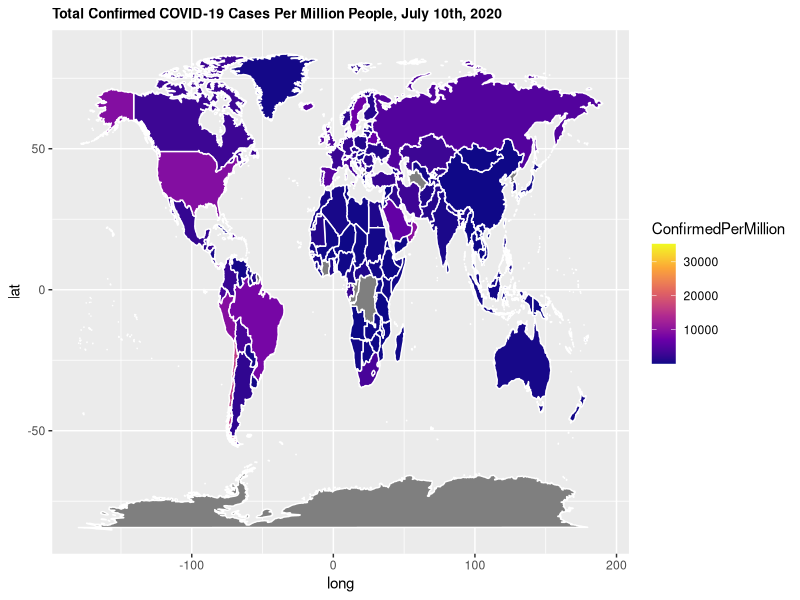

The R source for this figure: (Note: this script raises an error after producing the figure.)
#Packages
library(tidyverse)
library(maps)
install.packages("maps")

#Step 1. Read in world map
world_map = map_data("world")

table(world_map$region)

#Step 2. Read in COVID data
covid <- read_csv('confirmed cases per million_cleaned.csv')

#Step 3. Filter to July 10th COVID data
covid_july9 <- covid %>%
  filter(Date == "2020-07-09")


#Step 3.5 Fix name mismatches
#want to fix UK, USA, Spain
#see what those are called in COVID
covid_july9$Entity[covid_july9$Entity == "United States"]  <-  "USA"
covid_july9$Entity[covid_july9$Entity == "United Kingdom"]  <-  "UK"

#Step 4. Join World Map data and July 10th COVID data to get confirmed cases 
#in the same dataframe as long/lat
world_map_covid = left_join(world_map, covid_july9, by = c('region'='Entity'))

check_na <- world_map_covid %>%
  filter(is.na(ConfirmedPerMillion))
table(check_na$region)

#Step 5. Plot

ggplot(world_map_covid, aes(long, lat, group = group))+
  geom_polygon(aes(fill = ConfirmedPerMillion), color = "white") +
  scale_fill_viridis_c(option = "C") +
  ggtitle("Total Confirmed COVID-19 Cases Per Million People, July 10th, 2020") +
  theme(plot.title = element_text(size = 10, face = "bold")) +
  ggsave("Plot2.png")





